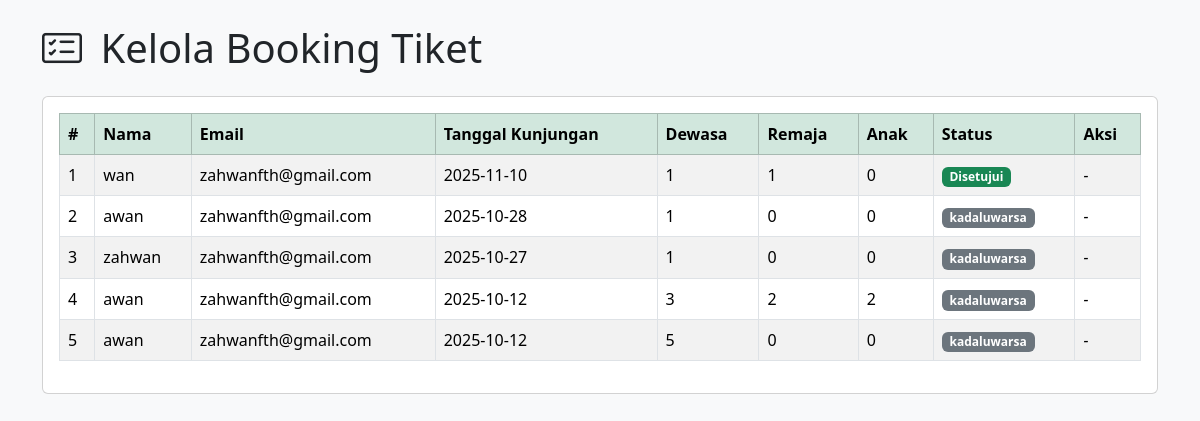
The page /admin/manage_booking.php (signed in) on the database as committed earlier.
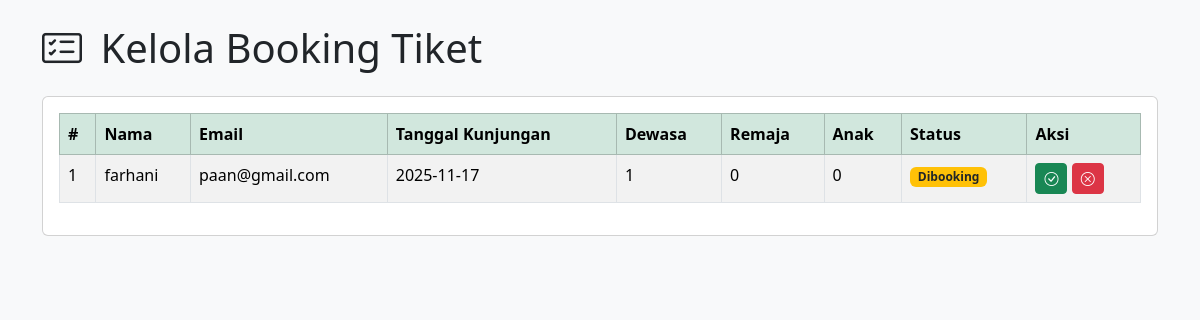
The same page on the database as committed later.
### tables this page shows
CREATE TABLE `booking` (
  `id` int NOT NULL,
  `nama_pengunjung` varchar(100) NOT NULL,
  `email` varchar(100) NOT NULL,
  `tanggal_kunjungan` date NOT NULL,
  `jumlah_dewasa` int DEFAULT '0',
  `jumlah_anak` int DEFAULT '0',
  `jumlah_remaja` int DEFAULT '0',
  `total_harga` int NOT NULL,
  `catatan` text,
  `tanggal_booking` timestamp NULL DEFAULT CURRENT_TIMESTAMP,
  `status` varchar(20) NOT NULL DEFAULT 'dibooking',
  `kode_redeem` varchar(20) DEFAULT NULL,
  `laporan_hidden` tinyint(1) DEFAULT '0'
);

### admin/manage_booking.php (the view, shortened to what this page needs)
<?php
include '../database/conn.php';
$result = $conn->query("SELECT * FROM booking ORDER BY tanggal_kunjungan DESC");
?>
<!DOCTYPE html>
<html lang="id">
<head>
  <link href="https://cdn.jsdelivr.net/npm/bootstrap@5.3.2/dist/css/bootstrap.min.css" rel="stylesheet">
  <link rel="stylesheet" href="https://cdn.jsdelivr.net/npm/bootstrap-icons@1.11.3/font/bootstrap-icons.css">
</head>
<body class="bg-light">
<div class="container py-4">
  <h1 class="mb-4"><i class="bi bi-card-checklist me-2"></i> Kelola Booking Tiket</h1>
  <div class="card">
    <div class="card-body">
      <table class="table table-bordered table-striped">
        <thead class="table-success">
          <tr>
            <th>#</th>
            <th>Nama</th>
            <th>Email</th>
            <th>Tanggal Kunjungan</th>
            <th>Dewasa</th>
            <th>Remaja</th>
            <th>Anak</th>
            <th>Status</th>
            <th>Aksi</th>
          </tr>
        </thead>
        <tbody>
        <?php
        if ($result->num_rows > 0):
          $no = 1;
          while ($row = $result->fetch_assoc()):
        ?>
          <tr>
            <td><?= $no++; ?></td>
            <td><?= htmlspecialchars($row['nama_pengunjung']); ?></td>
            <td><?= htmlspecialchars($row['email']); ?></td>
            <td><?= htmlspecialchars($row['tanggal_kunjungan']); ?></td>
            <td><?= $row['jumlah_dewasa']; ?></td>
            <td><?= $row['jumlah_remaja']; ?></td>
            <td><?= $row['jumlah_anak']; ?></td>
            <td>
              <?php
              $status = strtolower(trim($row['status']));
              if ($status === 'dibooking' || $status === '' || $status === 'pending'): ?>
                <span class="badge bg-warning text-dark">Dibooking</span>
              <?php elseif ($status === 'acc'): ?>
                <span class="badge bg-success">Disetujui</span>
              <?php elseif ($status === 'dec'): ?>
                <span class="badge bg-danger">Ditolak</span>
              <?php elseif ($status === 'dibayar'): ?>
                <span class="badge bg-danger">Dibayar</span>
              <?php else: ?>
                <span class="badge bg-secondary"><?= htmlspecialchars($status) ?></span>
              <?php endif; ?>
            </td>
            <td>
              <?php if ($status === 'dibooking' || $status === '' || $status === 'pending'): ?>
                <a href="?acc=<?= $row['id']; ?>" class="btn btn-sm btn-success" onclick="return confirm('Setujui booking ini?')">
                  <i class="bi bi-check-circle"></i>
                </a>
                <a href="?dec=<?= $row['id']; ?>" class="btn btn-sm btn-danger" onclick="return confirm('Tolak booking ini?')">
                  <i class="bi bi-x-circle"></i>
                </a>
              <?php else: ?>
                <em>-</em>
              <?php endif; ?>
            </td>
          </tr>
        <?php
          endwhile;
        else:
        ?>
          <tr>
            <td colspan="9" class="text-center">Belum ada data booking.</td>
          </tr>
        <?php endif; ?>
        </tbody>
      </table>
    </div>
  </div>
</div>
</body>
</html>

Rows that differ between the two databases and show on the page:
removed booking: nama_pengunjung "wan", email "zahwanfth@gmail.com", tanggal_kunjungan "2025-11-10", jumlah_dewasa "1", jumlah_remaja "1", jumlah_anak "0", status "Disetujui"
removed booking: nama_pengunjung "awan", email "zahwanfth@gmail.com", tanggal_kunjungan "2025-10-28", jumlah_dewasa "1", jumlah_remaja "0", jumlah_anak "0", status "kadaluwarsa"
removed booking: nama_pengunjung "zahwan", email "zahwanfth@gmail.com", tanggal_kunjungan "2025-10-27", jumlah_dewasa "1", jumlah_remaja "0", jumlah_anak "0", status "kadaluwarsa"
removed booking: nama_pengunjung "awan", email "zahwanfth@gmail.com", tanggal_kunjungan "2025-10-12", jumlah_dewasa "3", jumlah_remaja "2", jumlah_anak "2", status "kadaluwarsa"
removed booking: nama_pengunjung "awan", email "zahwanfth@gmail.com", tanggal_kunjungan "2025-10-12", jumlah_dewasa "5", jumlah_remaja "0", jumlah_anak "0", status "kadaluwarsa"
added booking: nama_pengunjung "farhani", email "paan@gmail.com", tanggal_kunjungan "2025-11-17", jumlah_dewasa "1", jumlah_remaja "0", jumlah_anak "0", status "Dibooking"
